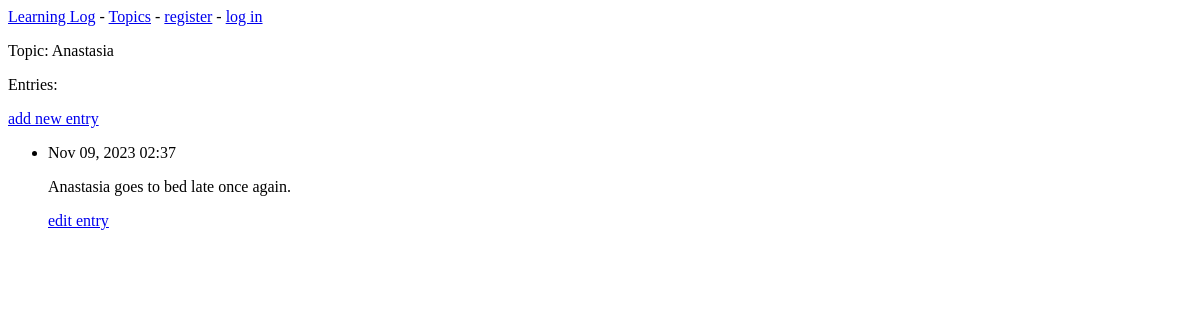
The page /topics/3/ on the database as committed earlier.
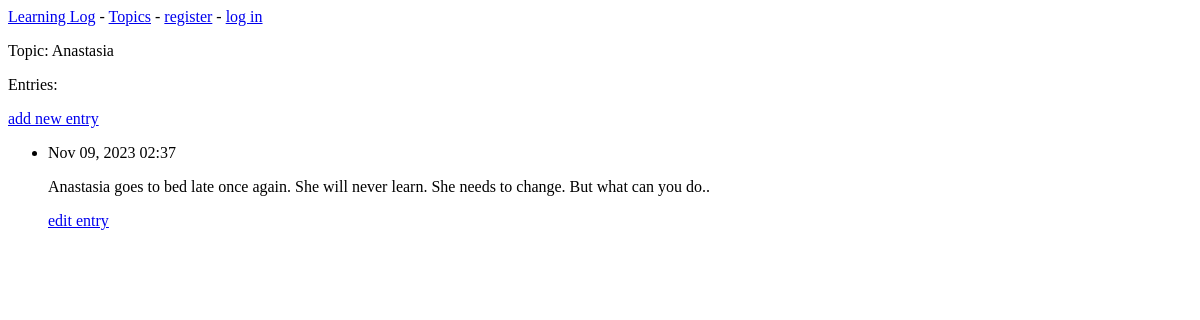
The same page on the database as committed later.
### learning_logs/models.py (models this page shows, shortened)
class Entry(models.Model):
    topic = models.ForeignKey(Topic, on_delete=models.DO_NOTHING)
    text = models.TextField()
    date_added = models.DateTimeField(auto_now_add=True)
    class Meta:
        verbose_name_plural = 'entries'

### learning_logs/views.py (the view)
# urls.py: path('topics/<int:topic_id>/', views.topic, name='topic'),
def topic(request, topic_id):
    topic = Topic.objects.get(id=topic_id)
    entries = topic.entry_set.order_by('-date_added')
    context = {'topic': topic, 'entries': entries}
    return render(request, 'learning_logs/topic.html', context)

### learning_logs/models.py (called while the page is built)
    def __str__(self):
        return self.text

### learning_logs/templates/learning_logs/topic.html
{% extends 'learning_logs/base.html' %}
{% block content %}
    <p>Topic: {{ topic }}</p>
    <p>Entries:</p>
    <p>
        <a href="{% url 'learning_logs:new_entry' topic.id %}">add new entry</a>
    </p>
    <ul>
    {% for entry in entries %}
        <li>
            <p>{{ entry.date_added|date:'M d, Y H:i' }}</p>
            <p>{{ entry.text|linebreaks }}</p>
            <p>
                <a href="{% url 'learning_logs:edit_entry' entry.id %}">edit entry</a>
            </p>
        </li>
    {% empty %}
        <li>
            There are no entries for this topic yet.
        </li>
    {% endfor %}
    </ul>
{% endblock content %}

Rows that differ between the two databases and show on the page:
changed Entry: text "Anastasia goes to bed late once again." → "Anastasia goes to bed late once again. She will never learn. She needs to change. But what can you do.."
